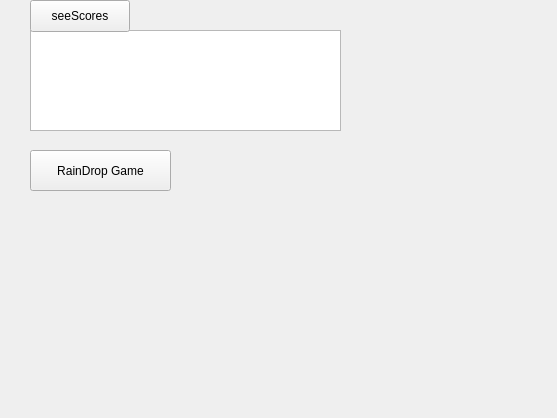
<?xml version="1.0" encoding="UTF-8"?>
<ui version="4.0">
 <class>GameForm</class>
 <widget class="QWidget" name="GameForm">
  <property name="geometry">
   <rect>
    <x>0</x>
    <y>0</y>
    <width>557</width>
    <height>418</height>
   </rect>
  </property>
  <property name="windowTitle">
   <string>Form</string>
  </property>
  <widget class="QTextEdit" name="SuccessPage">
   <property name="geometry">
    <rect>
     <x>30</x>
     <y>30</y>
     <width>311</width>
     <height>101</height>
    </rect>
   </property>
  </widget>
  <widget class="QPushButton" name="playBtn">
   <property name="geometry">
    <rect>
     <x>30</x>
     <y>150</y>
     <width>141</width>
     <height>41</height>
    </rect>
   </property>
   <property name="text">
    <string>RainDrop Game</string>
   </property>
  </widget>
  <widget class="QLabel" name="profilePic">
   <property name="geometry">
    <rect>
     <x>360</x>
     <y>30</y>
     <width>171</width>
     <height>101</height>
    </rect>
   </property>
   <property name="text">
    <string/>
   </property>
  </widget>
  <widget class="QPushButton" name="pushButton">
   <property name="geometry">
    <rect>
     <x>30</x>
     <y>0</y>
     <width>100</width>
     <height>32</height>
    </rect>
   </property>
   <property name="text">
    <string>seeScores</string>
   </property>
  </widget>
 </widget>
 <resources/>
 <connections/>
</ui>
